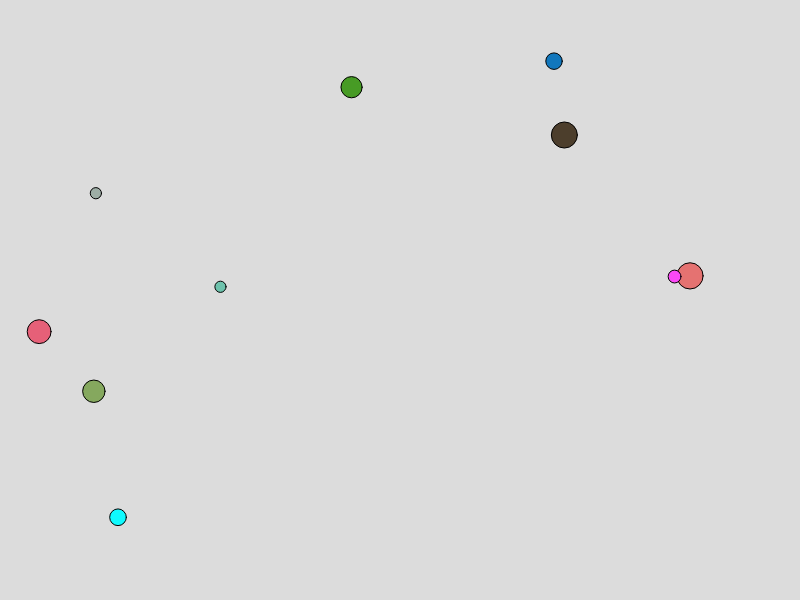
Frame 1 (no input)
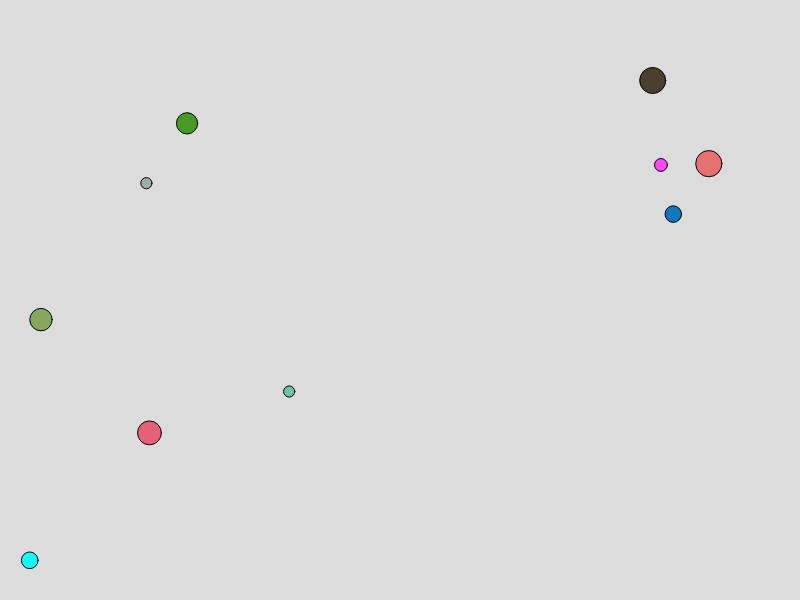
Frame 60 (no input)
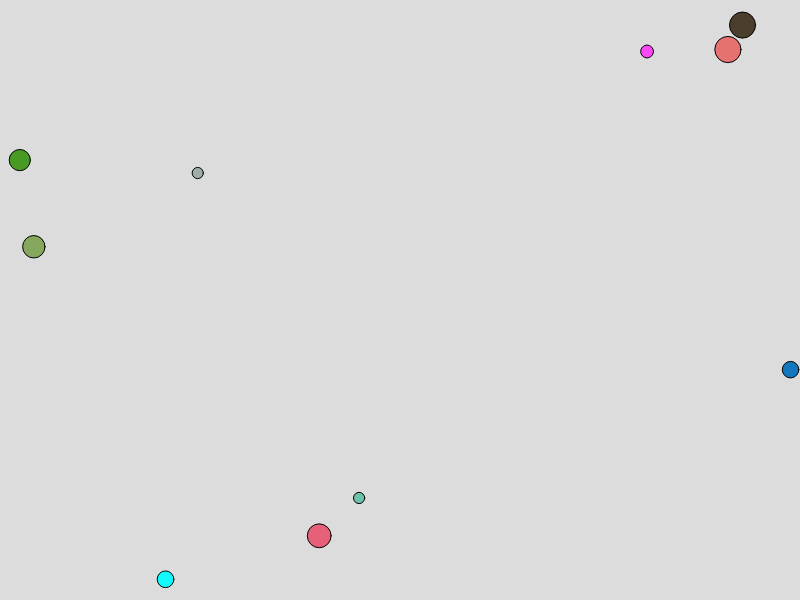
Frame 120 (the mouse pressed at the canvas centre since frame 60)

The p5.js sketch that drew these frames (run headless with seeded random() and noise() and a simulated clock; from frame 60 on, the mouse is pressed at the canvas centre):

// p5.js sketch
// ── sketch.js
let balls = [];
let draggedBall = null;

function setup() {
  createCanvas(800, 600);

  for (let i = 0; i < 10; i++) {
    balls.push({
      x: random(20, width - 20),
      y: random(20, height - 20),
      speedX: random(-3, 3),
      speedY: random(-3, 3),
      size: random(10, 30),
      color: [random(255), random(255), random(255)]
    });
  }
}

function draw() {
  background(220);

  for (let i = 0; i < balls.length; i++) {
    let b = balls[i];

    if (draggedBall !== b) {
      b.x += b.speedX;
      b.y += b.speedY;

      if (b.x > width - b.size / 2 || b.x < b.size / 2) {
        b.speedX *= -1;
      }

      if (b.y > height - b.size / 2 || b.y < b.size / 2) {
        b.speedY *= -1;
      }
    }

    fill(b.color[0], b.color[1], b.color[2]);
    circle(b.x, b.y, b.size);
  }
}

function mousePressed() {
  for (let i = balls.length - 1; i >= 0; i--) {
    let b = balls[i];
    let distance = dist(mouseX, mouseY, b.x, b.y);

    if (distance < b.size / 2) {
      draggedBall = b;
      return;
    }
  }
}

function mouseDragged() {
  if (draggedBall) {
    draggedBall.x = mouseX;
    draggedBall.y = mouseY;
  }
}

function mouseReleased() {
  draggedBall = null;
}
